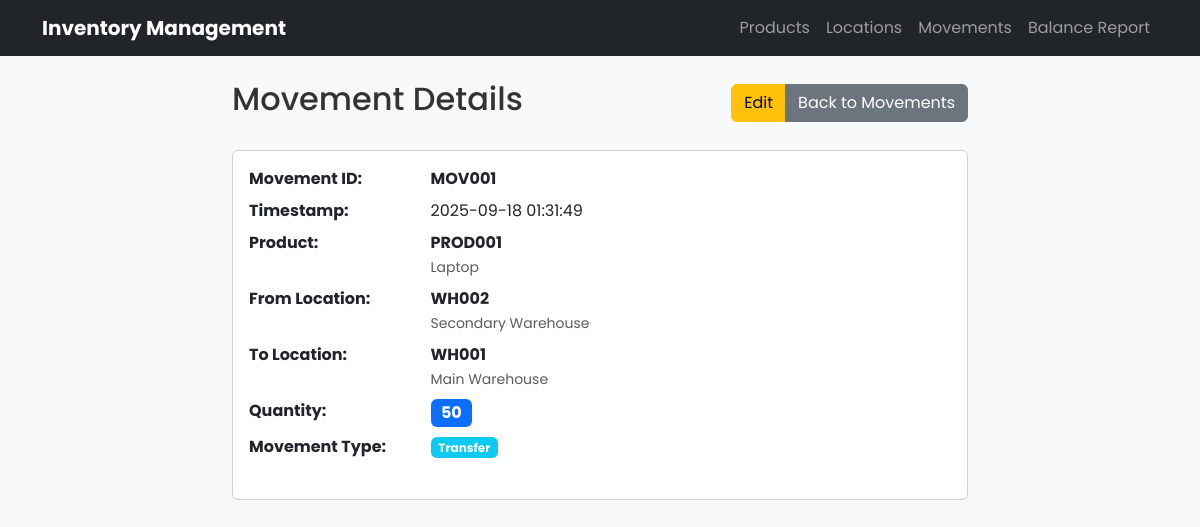
Page /movement/view/MOV001 on the committed database.
### tables this page shows
CREATE TABLE product_movement (
                movement_id VARCHAR(50) PRIMARY KEY,
                timestamp DATETIME DEFAULT CURRENT_TIMESTAMP,
                from_location VARCHAR(50),
                to_location VARCHAR(50),
                product_id VARCHAR(50) NOT NULL,
                qty INTEGER NOT NULL,
                FOREIGN KEY (from_location) REFERENCES location (location_id),
                FOREIGN KEY (to_location) REFERENCES location (location_id),
                FOREIGN KEY (product_id) REFERENCES product (product_id)
            );

CREATE TABLE product (
                product_id VARCHAR(50) PRIMARY KEY,
                name VARCHAR(100) NOT NULL,
                description TEXT
            );

CREATE TABLE location (
                location_id VARCHAR(50) PRIMARY KEY,
                name VARCHAR(100) NOT NULL,
                address TEXT
            );

### app.py (the view)
@app.route('/movement/view/<movement_id>')
def view_movement(movement_id):
    db = get_db()
    query = '''
        SELECT pm.*, p.name as product_name,
               fl.name as from_location_name, tl.name as to_location_name
        FROM product_movement pm
        LEFT JOIN product p ON pm.product_id = p.product_id
        LEFT JOIN location fl ON pm.from_location = fl.location_id
        LEFT JOIN location tl ON pm.to_location = tl.location_id
        WHERE pm.movement_id = ?
    '''
    movement = db.execute(query, (movement_id,)).fetchone()
    if not movement:
        flash('Movement not found!', 'error')
        return redirect(url_for('movements'))
    return render_template('view_movement.html', movement=movement)

### app.py (called while the page is built)
def get_db():
    if 'db' not in g:
        g.db = sqlite3.connect(app.config['DATABASE'])
        g.db.row_factory = sqlite3.Row
    return g.db

@app.teardown_appcontext
def close_db_handler(error):
    close_db()

@app.template_filter('datetime')
def datetime_filter(value):
    if value:
        try:
            if isinstance(value, str):
                return value
            return value.strftime('%Y-%m-%d %H:%M:%S')
        except:
            return str(value)
    return 'Not recorded'

### templates/view_movement.html (shortened to what this page needs)
{% extends "base.html" %}
{% block content %}
<div class="row justify-content-center">
    <div class="col-md-8">
        <div class="d-flex justify-content-between align-items-center mb-4">
            <h2>Movement Details</h2>
            <div class="btn-group">
                <a href="{{ url_for('edit_movement', movement_id=movement.movement_id) }}" class="btn btn-warning">Edit</a>
                <a href="{{ url_for('movements') }}" class="btn btn-secondary">Back to Movements</a>
            </div>
        </div>
        <div class="card">
            <div class="card-body">
                <dl class="row">
                    <dt class="col-sm-3">Movement ID:</dt>
                    <dd class="col-sm-9"><strong>{{ movement.movement_id }}</strong></dd>
                    <dt class="col-sm-3">Timestamp:</dt>
                   <dd class="col-sm-9">{{ movement.timestamp | datetime }}</dd>
                    <dt class="col-sm-3">Product:</dt>
                    <dd class="col-sm-9">
                        <strong>{{ movement.product_id }}</strong>
                        {% if movement.product_name %}
                        <br><small class="text-muted">{{ movement.product_name }}</small>
                        {% endif %}
                    </dd>
                    <dt class="col-sm-3">From Location:</dt>
                    <dd class="col-sm-9">
                        {% if movement.from_location %}
                            <strong>{{ movement.from_location }}</strong>
                            {% if movement.from_location_name %}
                            <br><small class="text-muted">{{ movement.from_location_name }}</small>
                            {% endif %}
                        {% else %}
                            <span class="text-muted">Not specified (Stock In)</span>
                        {% endif %}
                    </dd>
                    <dt class="col-sm-3">To Location:</dt>
                    <dd class="col-sm-9">
                        {% if movement.to_location %}
                            <strong>{{ movement.to_location }}</strong>
                            {% if movement.to_location_name %}
                            <br><small class="text-muted">{{ movement.to_location_name }}</small>
                            {% endif %}
                        {% else %}
                            <span class="text-muted">Not specified (Stock Out)</span>
                        {% endif %}
                    </dd>
                    <dt class="col-sm-3">Quantity:</dt>
                    <dd class="col-sm-9"><span class="badge bg-primary fs-6">{{ movement.qty }}</span></dd>
                    <dt class="col-sm-3">Movement Type:</dt>
                    <dd class="col-sm-9">
                        {% if movement.from_location and movement.to_location %}
                            <span class="badge bg-info">Transfer</span>
                        {% elif movement.from_location and not movement.to_location %}
                            <span class="badge bg-danger">Stock Out</span>
                        {% elif not movement.from_location and movement.to_location %}
                            <span class="badge bg-success">Stock In</span>
                        {% else %}
                            <span class="badge bg-secondary">Unknown</span>
                        {% endif %}
                    </dd>
                </dl>
            </div>
        </div>
    </div>
</div>
{% endblock %}

### static/style.css (style rules this page uses)
* { margin: 0; padding: 0; box-sizing: border-box; }
body { font-family:poppins, sans-serif; background-color: #f8f9fa; color: #333; }

### rows in the picture
product_movement: movement_id "MOV001", timestamp "2025-09-18 01:31:49", product_id "PROD001", from_location "WH002", to_location "WH001", qty "50"
product: product_name "Laptop"
location: from_location_name "Secondary Warehouse"
location: to_location_name "Main Warehouse"
